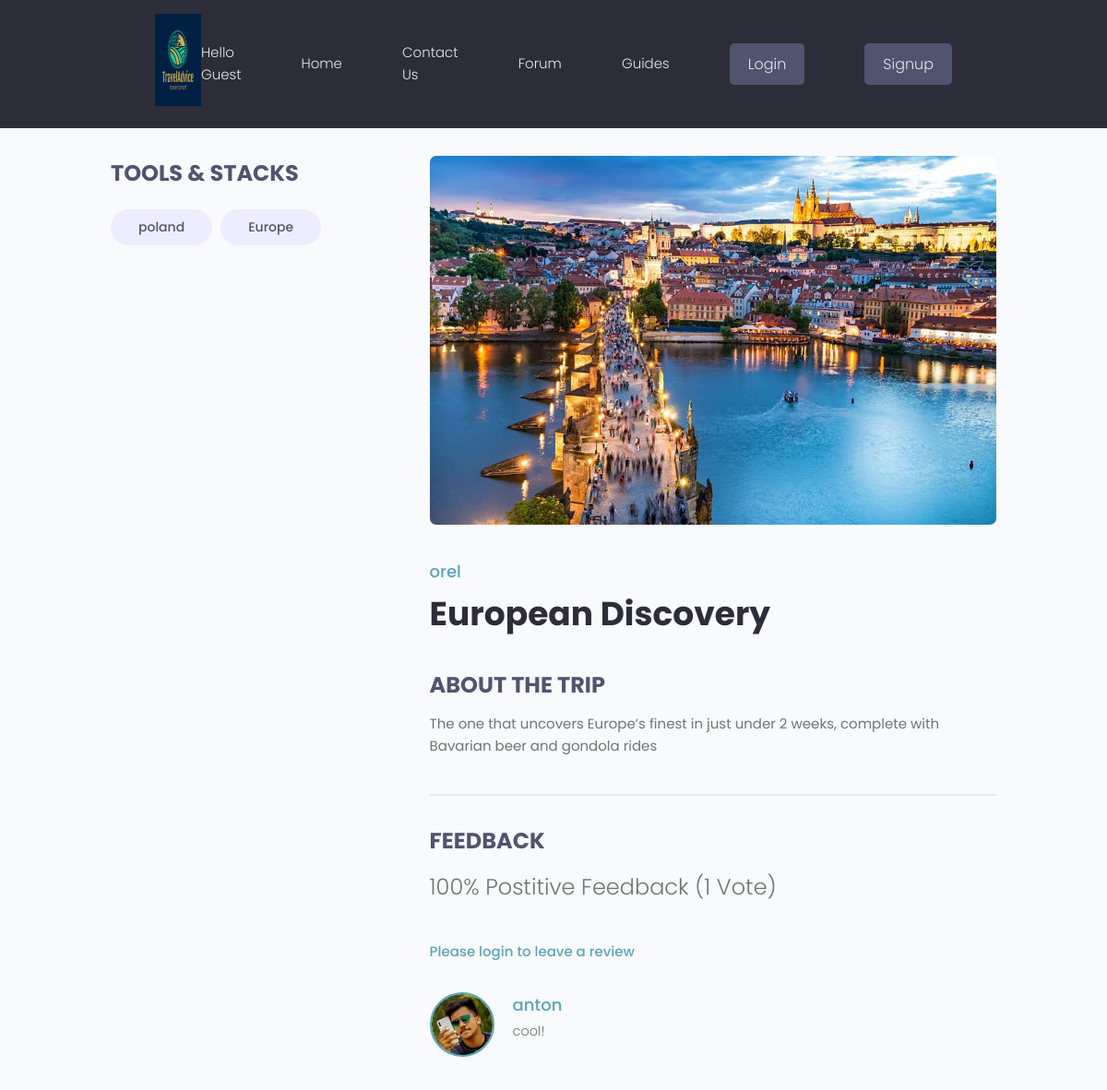
Before: /trip/43a6959f-16f2-429b-9284-68d5c4310290/ with the older database file.
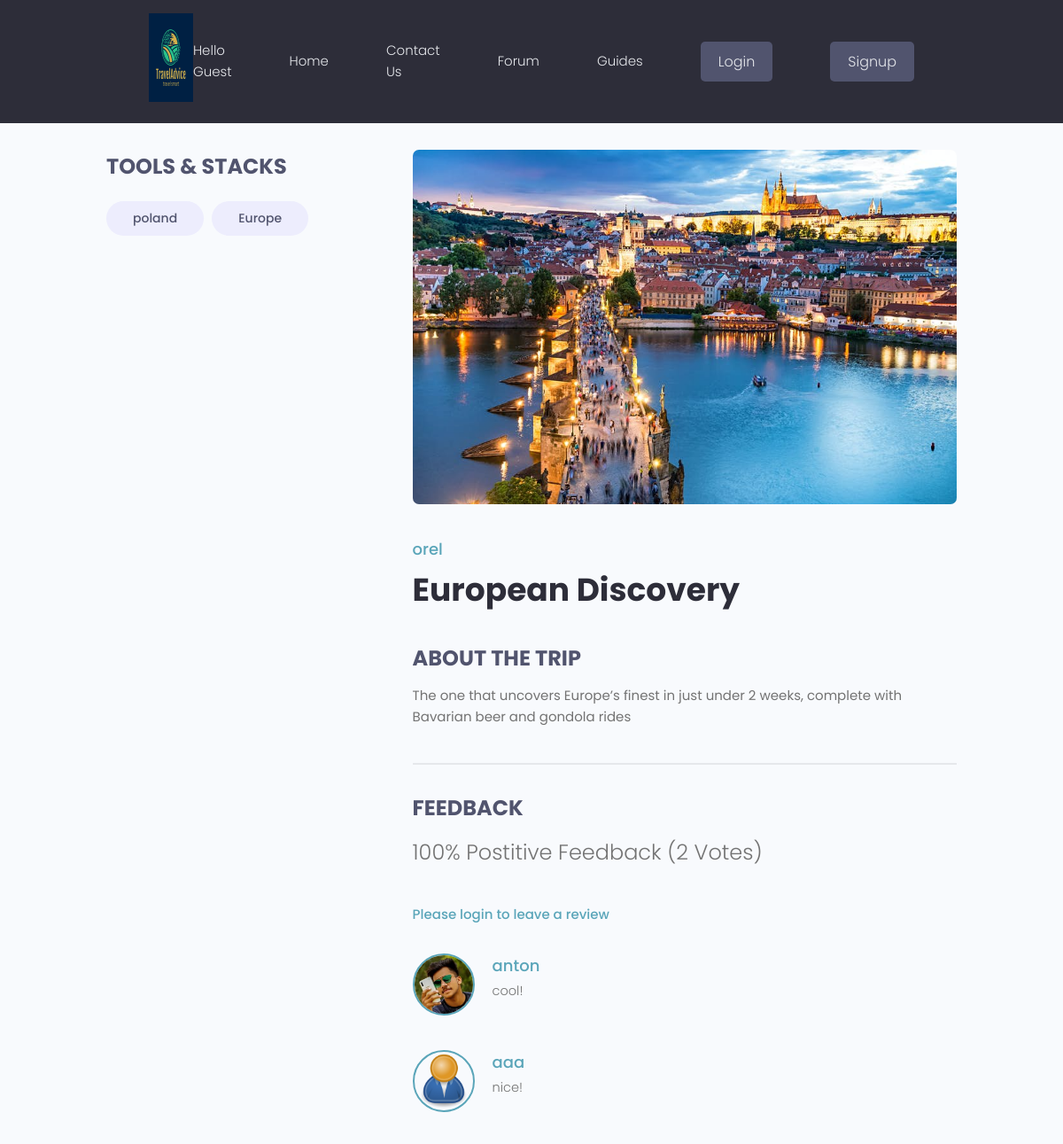
After: the same page with the newer database file.
### trips/models.py (models this page shows, shortened)
class Tag(models.Model):
    name = models.CharField(max_length=200)
    created = models.DateTimeField(auto_now_add=True)
    id = models.UUIDField(default=uuid.uuid4, unique=True, primary_key=True,editable=False)
    def __str__(self):
        return self.name

class Trip(models.Model):
    owner = models.ForeignKey(
        Profile,null=True, blank= True,on_delete=models.SET_NULL)
    title = models.CharField(max_length=200)
    description = models.TextField(null=True, blank = True)
    featured_image = models.ImageField(null = True, blank = True, default= "default.jpg")# upload image from the trip, and by the default its gray image
    created = models.DateTimeField(auto_now_add=True)
    tags = models.ManyToManyField('Tag', blank=True) #one trip has many tag and vice versa
    vote_total = models.IntegerField(default=0, null=True, blank=True)# all the vote that the trips has
    vote_ration = models.IntegerField(default=0, null=True, blank=True)# the ration betwen negative and positive
    id = models.UUIDField(default=uuid.uuid4, unique=True, primary_key=True,editable=False)
    class Meta:
        ordering = ['-vote_ration','-vote_total', 'title']
    @property
    def reviewers(self):
        queryset = self.review_set.all().values_list('owner__id', flat=True)
        return queryset

class Review(models.Model):
    VOTE_TYPE = (
        ('up', 'Up Vote'),
        ('down', 'Down Vote'),
    )
    owner = models.ForeignKey(Profile, on_delete=models.CASCADE, null=True)
    trip = models.ForeignKey(Trip, on_delete=models.CASCADE)
    body = models.TextField(null=True, blank=True)
    value = models.CharField(max_length=200, choices= VOTE_TYPE)
    created = models.DateTimeField(auto_now_add=True)
    id = models.UUIDField(default=uuid.uuid4, unique=True, primary_key=True,editable=False)
    class Meta:
        unique_together = [['owner', 'trip']]

### users/models.py (models this page shows, shortened)
class Profile(models.Model):
    user = models.OneToOneField(User, on_delete=models.CASCADE, null=True, blank=True)
    name = models.CharField(max_length=200, blank=True, null=True)
    email = models.EmailField(max_length=500, blank=True, null= True)
    username =  models.CharField(max_length=200, blank=True, null=True)
    location =  models.CharField(max_length=200, blank=True, null=True)
    short_intro = models.CharField(max_length=200, blank = True, null=True)
    bio = models.TextField(blank=True,null=True)
    profile_image = models.ImageField(
        null=True, blank=True, upload_to='profiles/', default= "profiles/user-default.png")
    guide_confirmation = models.ImageField(
        null=True, blank=True, upload_to='profiles/')
    admin_approved=models.BooleanField(default=False)
    created = models.DateTimeField(auto_now_add=True)
    id = models.UUIDField(default=uuid.uuid4, unique=True, primary_key=True,editable=False)

### trips/views.py (the view, shortened to what this page needs)
# urls.py: path('trip/<str:pk>/',views.trip,name="trip"),
def trip(request,pk):
    tripObj = Trip.objects.get(id=pk)
    tags = tripObj.tags.all()
    form = ReviewForm()
    return render(request, 'trips/single-trip.html',{'trip':tripObj, 'tags': tags,'form':form})

### forum/context_processors.py (called while the page is built, shortened)
def searchFunction(request):
    search_context = {}
    posts = Post.objects.all()
    return search_context

### trips/templates/trips/single-trip.html (shortened to what this page needs)
{% extends 'main.html' %}
 {% block content %}
  <main class="singleProject my-md">
    <div class="container">
      <div class="layout">
        <div class="column column--1of3">
          <h3 class="singleProject__subtitle">Tools & Stacks</h3>
          <div class="singleProject__toolStack">
            {% for tag in tags %}
            <span class="tag tag--pill tag--sub tag--lg">
              <small>{{tag}}</small>
            </span>
            {% endfor %}
          </div>
        </div>
        <div class="column column--2of3">
          <img class="singleProject__preview" src="{{ trip.featured_image.url }}" alt="portfolio thumbnail" />
          <a href="{% url 'guide-profile' trip.owner.id %}" class="singleProject__developer">{{ trip.owner.name }}</a>
          <h2 class="singleProject__title">{{trip.title}}</h2>
          <h3 class="singleProject__subtitle">About the trip</h3>
          <div class="singleProject__info">
            {{trip.description}}
          </div>
          <div class="comments">
            <h3 class="singleProject__subtitle">Feedback</h3>
            <h5 class="project--rating">
              {{trip.vote_ration}}% Postitive Feedback ({{trip.vote_total}} Vote{{trip.vote_total|pluralize:"s"}})
            </h5>
            {% if request.user.profile.id in trip.reviewers %}
            <p>You have already submitted your review for this trip</p>
            {% elif request.user.profile == trip.owner %}
            <p>You cannot review your own trip</p>
            {% else %}
            <a href="{% url 'signin' %}?next={{request.path}}">Please login to leave a review</a>
            {% endif %}
            <div class="commentList">
              {% for review in trip.review_set.all %}
              {% if review.body %}
              <div class="comment">
                <a href="{% url  'guide-profile' review.owner.id %}">
                  <img class="avatar avatar--md"
                    src="{{review.owner.profile_image.url}}" alt="user" />
                </a>
                <div class="comment__details">
                  <a href="{% url  'guide-profile' review.owner.id %}" class="comment__author">{{ review.owner.name }}</a>
                  <p class="comment__info">{{review.body|linebreaksbr}}</p>
                </div>
              </div>
              {% endif %}
              {% endfor %}
            </div>
          </div>
        </div>
      </div>
    </div>
  </main>
{% endblock content %}

### templates/main.html (shortened to what this page needs)
<!DOCTYPE html>
{% load static %}
<html lang="en">
<head>
    <link rel="stylesheet" href="https://cdn.iconmonstr.com/1.3.0/css/iconmonstr-iconic-font.min.css" />
    <link rel="stylesheet" href="{% static 'uikit/styles/uikit.css' %}" />
    <link rel="stylesheet" href="{% static 'styles/app.css' %}" />
</head>
<body>
    {% include 'navbar.html' %}
    {% block content%}
    {% endblock content %}
</body>
</html>

### templates/navbar.html (shortened to what this page needs)
{% load static %}
 <header class="header">
    <div class="container container--narrow">
      <a href="/" class="header__logo">
        <img src="{% static 'images/log.png' %} " alt="TravelAdvice Logo" />
      </a>
      <nav class="header__nav">
        <ul class="header__menu">
          {% if not user.is_authenticated %}
          <li class="header__menuItem"><a >Hello Guest </a></li>
          {%endif%}
          <li class="header__menuItem"><a href="{% url 'trips' %}">Home</a></li>
          <li class="header__menuItem"><a href="{% url 'contact' %}">Contact Us</a></li>
          <li class="header__menuItem"><a href="{% url 'forumhome' %}">Forum</a></li>
          <li class="header__menuItem"><a href="{% url 'profiles' %}">Guides</a></li>
          {% if user.is_authenticated %}
          <li class="header__menuItem"><a href="{% url 'account' %}">My Account</a></li>
          <li class="header__menuItem"><a href="{% url 'update_profile' %}">Update Profile</a></li>
          <li class="header__menuItem"><a href="{% url 'logout' %}">Logout</a></li>
          {% else %}
          <li class="header__menuItem"><a href="{% url 'signin' %}" class="btn btn--sub">Login</a></li>
          <li class="header__menuItem"><a href="{% url 'signup' %}" class="btn btn--sub">Signup</a></li>
          {% endif %}
        </ul>
      </nav>
    </div>
  </header>

### static/styles/app.css (style rules this page uses)
:root { --color-sub: #2d2d39; }
.btn--sub { background-color: var(--color-sub-light); }
img { width: 100%; }
.header { position: sticky; z-index: 111; background-color: var(--color-sub); padding: 1.5rem 0; }
.header > .container { display: flex; justify-content: space-between; align-items: center; }
.header__logo > img { height: 10rem; }
.header__nav > ul { display: inline-flex; align-items: center; list-style: none; gap: 6.5rem; }
.header__menuItem > a { color: var(--color-light); font-weight: 300; }
.singleProject .column--1of3 { order: 2; }
@media screen and (min-width: 1081px) { .singleProject .column--1of3 { order: 1; } }
@media screen and (min-width: 1081px) { .singleProject .column--2of3 { order: 2; } }
.singleProject__toolStack { margin-top: 2rem; margin-bottom: 4rem; }
.singleProject__preview { height: 50vh; object-fit: cover; object-position: top center; margin-bottom: 3rem; border-radius: 0.7rem; }
.singleProject__developer { font-size: 1.8rem; font-weight: 500; }
.singleProject__title { font-size: 3.6rem; font-weight: 700; color: var(--color-sub); margin-bottom: 3rem; }
.project--rating { margin-bottom: 1.6em; margin-top: 0.5em; }
.singleProject__subtitle { text-transform: uppercase; font-size: 2.4rem; font-weight: 700; color: var(--color-sub-light); margin-bottom: 1rem; }
.comments { margin-top: 4rem; padding-top: 3rem; border-top: 2px solid var(--color-light); }
.commentList { margin: 3rem 0; }
.comment { display: flex; gap: 2rem; }
.comment:not(:last-child) { margin-bottom: 3rem; }
.comment__author { font-size: 1.8rem; }
.comment__info { font-size: 1.45rem; }

### static/uikit/styles/modules/_variables.css (style rules this page uses)
:root { --color-main: #5aa5b9; --color-main-light: #e6faff; --color-sub: #3f4156; --color-sub-light: #51546e; --color-sub-lighter: #ededfd; --color-text: #737373; --color-gray: #8b8b8b; --color-light: #e5e7eb; --color-light-gray: #767676; --color-bg: #f8fafd; --color-white: #fffefd; --color-white-light: #f3f3f3; --color-success: #359e64; --color-success-bg: #def8e8; --color-error: #fc4b0b; --color-error-bg: #fff2ee; --font-base: 'Poppins', arial, helvetica, 'Segoe UI', roboto, ubuntu, sans-serif; --font-monospace: 'Fira Code', 'Courier New', courier, monospace; --font-regular: 300; --font-medium: 500; --font-bold: 700; --generic-shadow: 1px 1px 5px #00000010; --generic-transition: all 0.3s ease-in-out; }

### static/uikit/styles/modules/_base.css (style rules this page uses)
* { margin: 0; padding: 0; box-sizing: border-box; text-rendering: optimizeLegibility; color: inherit; font-size: inherit; }
html { font-size: 50%; }
@media only screen and (min-width: 480px) { html { font-size: 56.25%; } }
@media only screen and (min-width: 1200px) { html { font-size: 62.5%; } }
body { line-height: 1.6; font-weight: 400; font-size: 1.5rem; color: var(--color-text); background-color: var(--color-bg); min-height: 100vh; }

### static/uikit/styles/modules/_typography.css (style rules this page uses)
* { font-family: var(--font-base); }
h2 { font-size: 3.6rem; font-weight: var(--font-bold); }
h3 { font-size: 3.2rem; font-weight: var(--font-medium); }
h5 { font-size: 2.4rem; font-weight: var(--font-medium); }
h5, h6 { font-weight: var(--font-regular); }
p, span, strong { font-size: 1.6rem; color: var(--color-text); font-weight: var(--font-regular); }
a { padding-bottom: 2px; text-decoration: none; display: inline-block; color: var(--color-main); font-weight: var(--font-medium); }

### static/uikit/styles/modules/_utilities.css (style rules this page uses)
.container { width: 92%; max-width: 165rem; margin: 0 auto; box-sizing: border-box; }
.container--narrow { width: 92%; max-width: 120rem; }
@media screen and (min-width: 1000px) { .container { width: 90%; } }
@media screen and (min-width: 1000px) { .container--narrow { width: 85%; } }
@media screen and (min-width: 1200px) { .container { width: 80%; } }
@media screen and (min-width: 1200px) { .container--narrow { width: 72%; } }
.my-md { margin: 3rem auto; }

### static/uikit/styles/modules/_avatar.css (style rules this page uses)
.avatar { border-radius: 50%; border: 2px solid var(--color-main); object-fit: cover; }
.avatar--md { height: 7rem; width: 7rem; }

### static/uikit/styles/modules/_button.css (style rules this page uses)
.btn { display: inline-block; position: relative; cursor: pointer; background-color: var(--color-light); font-weight: var(--font-medium); color: var(--color-sub); text-decoration: none; padding: 1rem 2rem; border-radius: 0.5rem; border: none; width: -webkit-fit-content; width: -moz-fit-content; width: fit-content; height: -webkit-fit-content; height: -moz-fit-content; height: fit-content; font-size: 1.6rem; outline-width: 0; outline-color: transparent; -webkit-backface-visibility: hidden; backface-visibility: hidden; transition: all 0.3s ease-in-out; }
.btn--sub { background-color: var(--color-sub); color: var(--color-white); }

Changed rows visible on the page:
changed Trip "European Discovery": vote_total "1" → "2"
added Review: owner.profile_image (placeholder picture), owner.name "aaa", body "nice!"
